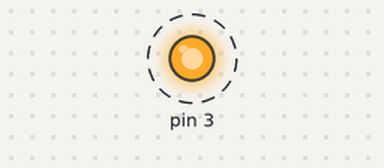
Recording of a program running on a simulated Raspberry Pi (header pin numbers). On the bench: output pins drawn as LEDs (lit = HIGH). Dashed ring = blinking. What the program prints to the terminal is not drawn. At 1.0 s the program stops and its outputs stay as they are.

Above: at 0.05 s.
Timing chart, 0 to 2.5 s (numbered marks = the images above):
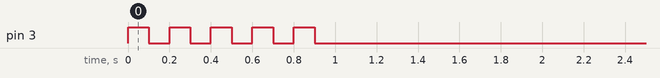

The program:

Flasher.py
```python
import RPi.GPIO as io
import time

class Flasher:
    """
    Class for flashing or beeping
    """

    def __init__( self, dataPin = 11):
        """
        Construct the class
        """
        self._pin = dataPin

        io.setup(self._pin,io.OUT)

        io.output(self._pin, io.LOW)

    def flash(self, durationSec = .1, count = 1, delaySec = .1):
        for i in range(count):
            io.output(self._pin,io.HIGH)
            time.sleep(durationSec)
            io.output(self._pin,io.LOW)
            if count > 1:
                time.sleep(delaySec)

    def test(self):
        self.flash(1)

if __name__ == '__main__':
    import RPi.GPIO as io
    print "Testing...."

    io.setmode(io.BOARD)

    f = Flasher(3)
    f.flash(count = 5)
```

Measured:
- by itself, pin 3: alternates HIGH for 0.10 s and LOW for 0.10 s, 10 changes in all, then stays LOW
